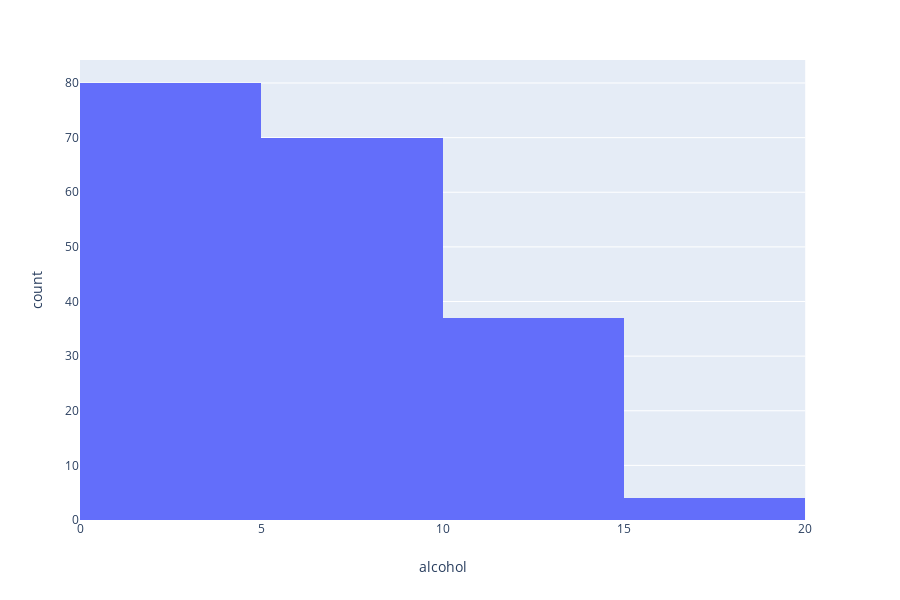

The notebook cell this image was saved under:
### Markdown cell above
## Histograma

histograma, também conhecido como distribuição de frequências, é a representação gráfica em colunas ou em barras (retângulos) de um conjunto de dados previamente tabulado e dividido em classes uniformes ou não uniformes. A base de cada retângulo representa uma classe. A altura de cada retângulo representa a quantidade ou a frequência absoluta com que o valor da classe ocorre no conjunto de dados para classes uniformes ou a densidade de frequência para classes não uniformes. [\[fonte\]](https://books.google.com.br/books?id=-FlCFbIluaQC&printsec=frontcover&hl=pt-BR#v=onepage&q&f=false)

### Code cell
import plotly.express as px

#passamos o dataframe e a coluna Alcohol como valores do eixo x
fig = px.histogram(data, x="alcohol", nbins=5)
fig.show()

### Figure 1 — Plotly figure (JSON) as saved in the notebook; plotly's stock layout.template omitted (floating-point values rounded to 4 significant figures; data arrays with more than 128 entries replaced by an {"elided": "..."} marker saying what was removed)
{"data": [{"alignmentgroup": "True", "bingroup": "x", "hoverlabel": {"namelength": 0}, "hovertemplate": "alcohol=%{x}<br>count=%{y}", "legendgroup": "", "marker": {"color": "#636efa"}, "name": "", "nbinsx": 5, "offsetgroup": "", "orientation": "v", "showlegend": false, "type": "histogram", "x": {"elided": "191 float values"}, "xaxis": "x", "yaxis": "y"}], "layout": {"barmode": "relative", "height": 600, "legend": {"tracegroupgap": 0}, "margin": {"t": 60}, "xaxis": {"anchor": "y", "domain": [0, 0.98], "title": {"text": "alcohol"}}, "yaxis": {"anchor": "x", "domain": [0, 1], "title": {"text": "count"}}}}
